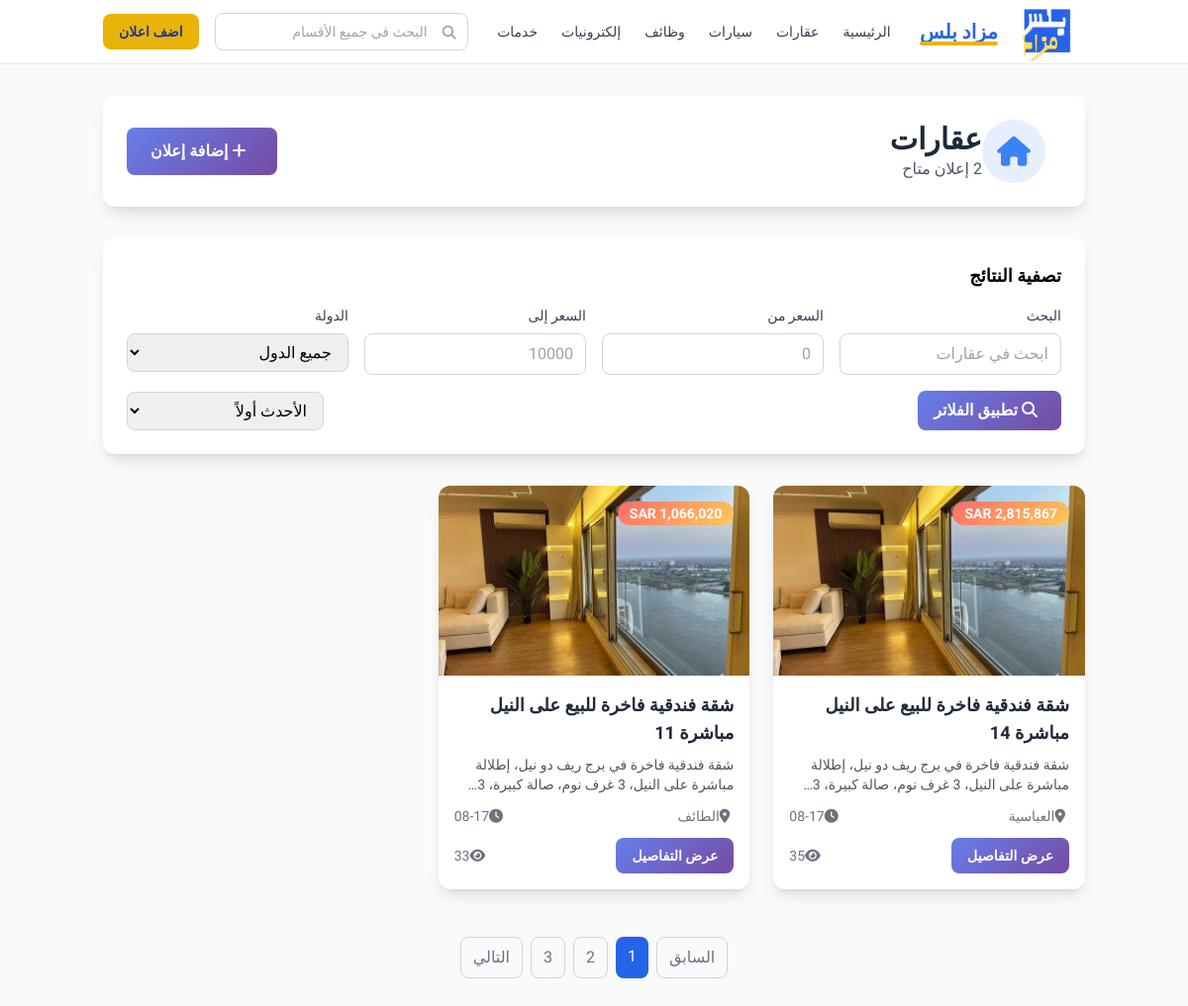
Page /category/cat-real-estate on the committed database.
### models.py (models this page shows)
class Category(db.Model):
    id = db.Column(db.String(36), primary_key=True, default=lambda: str(uuid.uuid4()))
    name = db.Column(db.String(100), nullable=False)
    name_en = db.Column(db.String(100))
    description = db.Column(db.Text)
    slug = db.Column(db.String(50), unique=True)
    parent_id = db.Column(db.String(36), db.ForeignKey('category.id'))
    icon = db.Column(db.String(50))
    color = db.Column(db.String(7))
    display_order = db.Column(db.Integer, default=0)
    is_active = db.Column(db.Boolean, default=True)
    created_at = db.Column(db.DateTime, default=datetime.utcnow)
    updated_at = db.Column(db.DateTime, default=datetime.utcnow, onupdate=datetime.utcnow)
    children = db.relationship('Category', backref=db.backref('parent', remote_side=[id]))

class Ad(db.Model):
    id = db.Column(db.String(36), primary_key=True, default=lambda: str(uuid.uuid4()))
    title = db.Column(db.String(100), nullable=False)
    description = db.Column(db.Text, nullable=False)
    price = db.Column(db.Numeric(10, 2), nullable=False)
    currency = db.Column(db.String(3), default='SAR')
    images = db.Column(db.JSON, default=list)
    user_id = db.Column(db.String(36), db.ForeignKey('user.id'), nullable=False)
    category_id = db.Column(db.String(36), db.ForeignKey('category.id'), nullable=False)
    country_id = db.Column(db.String(36), db.ForeignKey('country.id'), nullable=False)
    state_id = db.Column(db.String(36), db.ForeignKey('state.id'))
    city_id = db.Column(db.String(36), db.ForeignKey('city.id'))
    store_id = db.Column(db.String(36), db.ForeignKey('merchant_store.id'))
    contact_phone = db.Column(db.String(20))  # Making phone optional
    contact_email = db.Column(db.String(120))
    is_featured = db.Column(db.Boolean, default=False)
    is_approved = db.Column(db.Boolean, default=True)
    is_active = db.Column(db.Boolean, default=True)
    views_count = db.Column(db.Integer, default=0)
    created_at = db.Column(db.DateTime, default=datetime.utcnow)
    updated_at = db.Column(db.DateTime, default=datetime.utcnow, onupdate=datetime.utcnow)
    user = db.relationship('User', backref='ads')
    category = db.relationship('Category', backref='ads')
    country = db.relationship('Country', backref='ads')
    state = db.relationship('State', backref='ads')
    city = db.relationship('City', backref='ads')

class City(db.Model):
    id = db.Column(db.String(36), primary_key=True, default=lambda: str(uuid.uuid4()))
    name = db.Column(db.String(100), nullable=False)
    name_en = db.Column(db.String(100))
    state_id = db.Column(db.String(36), db.ForeignKey('state.id'), nullable=False)
    is_active = db.Column(db.Boolean, default=True)
    sort_order = db.Column(db.Integer, default=0)
    created_at = db.Column(db.DateTime, default=datetime.utcnow)
    updated_at = db.Column(db.DateTime, default=datetime.utcnow, onupdate=datetime.utcnow)

### app.py (the view)
@app.route('/category/<category_id>')
def category_view(category_id):
    category = Category.query.get_or_404(category_id)
    ads = Ad.query.filter_by(category_id=category_id, is_approved=True, is_active=True).order_by(Ad.created_at.desc()).all()
    countries = Country.query.filter_by(is_active=True).all()
    return render_template('category.html', category=category, ads=ads, countries=countries)

### app.py (called while the page is built)
def get_site_setting(key, default=None):
    setting = SiteSetting.query.filter_by(key=key).first()
    return setting.value if setting else default

@app.context_processor
def inject_settings():
    return {
        'show_vip_section': get_site_setting('show_vip_section', 'true') == 'true'
    }

### templates/category.html (shortened to what this page needs)
{% extends "base.html" %}
{% block content %}
<div class="min-h-screen bg-gray-50 py-8">
    <div class="container mx-auto px-4">
        <div class="bg-white rounded-xl shadow-lg p-6 mb-8">
            <div class="flex items-center justify-between">
                <div class="flex items-center">
                    <div class="w-16 h-16 rounded-full flex items-center justify-center mr-4"
                         style="background-color: {{ category.color }}20;">
                        <i class="{{ category.icon }} text-3xl" style="color: {{ category.color }};"></i>
                    </div>
                    <div>
                        <h1 class="text-3xl font-bold text-gray-800">{{ category.name }}</h1>
                        <p class="text-gray-600">{{ ads|length }} إعلان متاح</p>
                    </div>
                </div>
                <a href="/add-ad" class="btn-primary px-6 py-3 rounded-lg text-white font-semibold">
                    <i class="fas fa-plus mr-2"></i>
                    إضافة إعلان
                </a>
            </div>
        </div>
        <div class="bg-white rounded-xl shadow-lg p-6 mb-8">
            <h3 class="text-lg font-semibold mb-4">تصفية النتائج</h3>
            <div class="grid grid-cols-1 md:grid-cols-4 gap-4">
                <div>
                    <label class="block text-sm font-medium text-gray-700 mb-2">البحث</label>
                    <input type="text" placeholder="ابحث في {{ category.name }}"
                           class="w-full px-3 py-2 border border-gray-300 rounded-lg focus:outline-none focus:ring-2 focus:ring-blue-500">
                </div>
                <div>
                    <label class="block text-sm font-medium text-gray-700 mb-2">السعر من</label>
                    <input type="number" placeholder="0"
                           class="w-full px-3 py-2 border border-gray-300 rounded-lg focus:outline-none focus:ring-2 focus:ring-blue-500">
                </div>
                <div>
                    <label class="block text-sm font-medium text-gray-700 mb-2">السعر إلى</label>
                    <input type="number" placeholder="10000"
                           class="w-full px-3 py-2 border border-gray-300 rounded-lg focus:outline-none focus:ring-2 focus:ring-blue-500">
                </div>
                <div>
                    <label class="block text-sm font-medium text-gray-700 mb-2">الدولة</label>
                    <select class="w-full px-3 py-2 border border-gray-300 rounded-lg focus:outline-none focus:ring-2 focus:ring-blue-500">
                        <option value="">جميع الدول</option>
                    </select>
                </div>
            </div>
            <div class="flex justify-between items-center mt-4">
                <button class="btn-primary px-4 py-2 rounded-lg text-white font-semibold">
                    <i class="fas fa-search mr-2"></i>
                    تطبيق الفلاتر
                </button>
                <select class="px-3 py-2 border border-gray-300 rounded-lg focus:outline-none focus:ring-2 focus:ring-blue-500">
                    <option value="newest">الأحدث أولاً</option>
                </select>
            </div>
        </div>
        {% if ads %}
        <div class="grid grid-cols-1 md:grid-cols-2 lg:grid-cols-3 xl:grid-cols-4 gap-6">
            {% for ad in ads %}
            <div class="card-hover bg-white rounded-xl shadow-lg overflow-hidden">
                <div class="relative">
                    {% if ad.images and ad.images|length > 0 %}
                    <img src="/static/uploads/{{ ad.images[0] }}" alt="{{ ad.title }}"
                         class="w-full h-48 object-cover">
                    {% else %}
                    <div class="w-full h-48 bg-gray-200 flex items-center justify-center">
                        <i class="fas fa-image text-gray-400 text-4xl"></i>
                    </div>
                    {% endif %}
                    <div class="absolute top-4 right-4">
                        <span class="price-tag px-3 py-1 rounded-full text-sm font-bold">
                            {{ "{:,.0f}".format(ad.price) }} {{ ad.currency }}
                        </span>
                    </div>
                </div>
                <div class="p-4">
                    <h3 class="font-bold text-lg mb-2 text-gray-800 line-clamp-2">{{ ad.title }}</h3>
                    <p class="text-gray-600 text-sm mb-3 line-clamp-2">{{ ad.description }}</p>
                    <div class="flex items-center justify-between text-sm text-gray-500 mb-3">
                        <span><i class="fas fa-map-marker-alt mr-1"></i>{{ ad.city.name if ad.city else ad.country.name }}</span>
                        <span><i class="fas fa-clock mr-1"></i>{{ ad.created_at.strftime('%m-%d') }}</span>
                    </div>
                    <div class="flex items-center justify-between">
                        <a href="/ad/{{ ad.id }}" class="btn-primary px-4 py-2 rounded-lg text-white text-sm font-semibold">
                            عرض التفاصيل
                        </a>
                        <span class="text-gray-500 text-sm">
                            <i class="fas fa-eye mr-1"></i>{{ ad.views_count }}
                        </span>
                    </div>
                </div>
            </div>
            {% endfor %}
        </div>
        <div class="flex justify-center mt-12">
            <nav class="flex space-x-2 rtl:space-x-reverse">
                <a href="#" class="px-3 py-2 border border-gray-300 rounded-lg text-gray-500 hover:bg-gray-50">السابق</a>
                <a href="#" class="px-3 py-2 bg-blue-600 text-white rounded-lg">1</a>
                <a href="#" class="px-3 py-2 border border-gray-300 rounded-lg text-gray-500 hover:bg-gray-50">2</a>
                <a href="#" class="px-3 py-2 border border-gray-300 rounded-lg text-gray-500 hover:bg-gray-50">3</a>
                <a href="#" class="px-3 py-2 border border-gray-300 rounded-lg text-gray-500 hover:bg-gray-50">التالي</a>
            </nav>
        </div>
        {% endif %}
    </div>
</div>
{% endblock %}

### templates/base.html (style rules this page uses)
* { font-family: 'Cairo', sans-serif; }
.card-hover { transition: transform 0.3s ease, box-shadow 0.3s ease; }
.btn-primary { background: linear-gradient(135deg, #667eea 0%, #764ba2 100%); border: none; transition: all 0.3s ease; }
.price-tag { background: linear-gradient(135deg, #ff6b6b 0%, #feca57 100%); color: white; font-weight: bold; }

### rows in the picture
Category: name "عقارات", name "ابحث في عقارات"
Ad: currency "SAR", title "شقة فندقية فاخرة للبيع على النيل مباشرة 14", description "شقة فندقية فاخرة في برج ريف دو نيل، إطلالة مباشرة على النيل، 3 غرف نوم، صالة كبيرة،…", city "العباسية", created_at "08-17", views_count "35"
Ad: price "1,066,020", currency "SAR", title "شقة فندقية فاخرة للبيع على النيل مباشرة 11", description "شقة فندقية فاخرة في برج ريف دو نيل، إطلالة مباشرة على النيل، 3 غرف نوم، صالة كبيرة،…", city "الطائف", created_at "08-17", views_count "33"

### other values in the picture
{{ ads|length }} "2"
